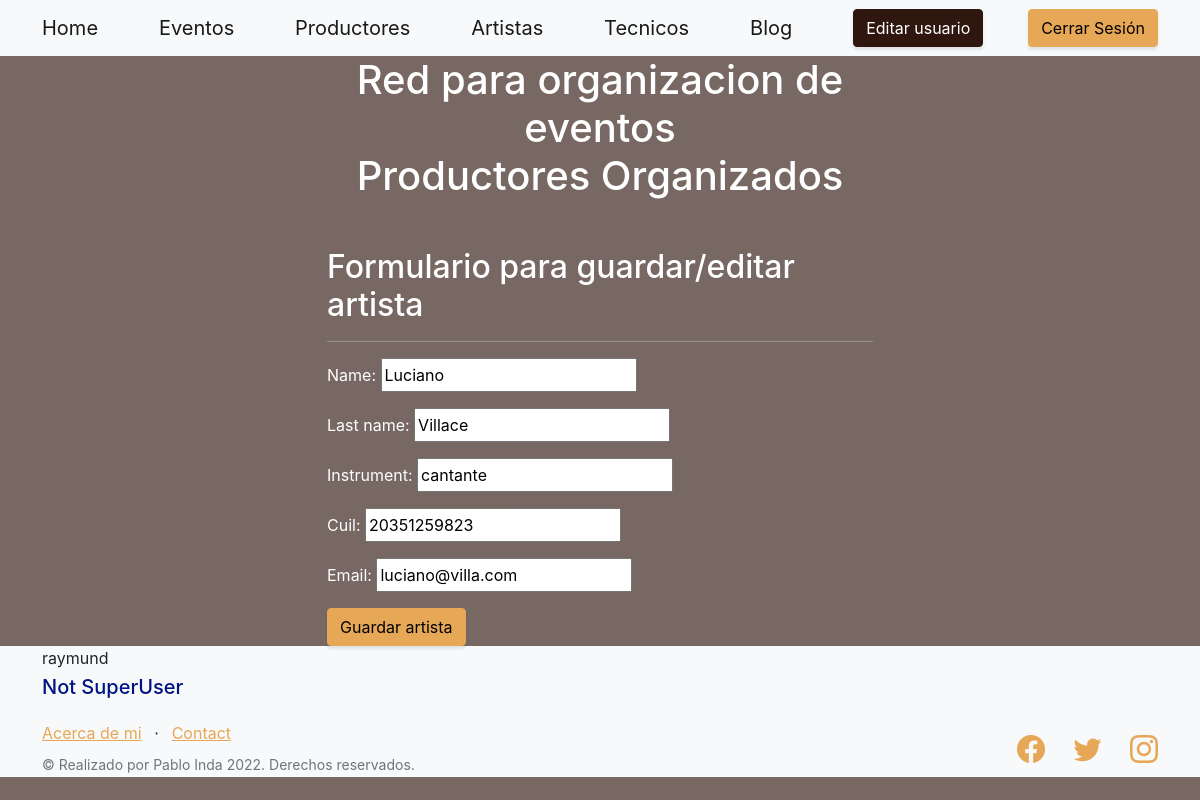
Page /artista/artista/1/update (signed in) on the committed database.
### artista/models.py (models this page shows, shortened)
class Artista(models.Model):
    name = models.CharField(max_length=40)
    last_name = models.CharField(max_length=40)
    instrument = models.CharField(max_length=40)
    cuil = models.IntegerField()
    email = models.EmailField()

### artista/views.py (the view)
# urls.py: path('artista/<int:pk>/update', views.ArtistaUpdateView.as_view(), name='artista-update'),
class ArtistaUpdateView(LoginRequiredMixin, UpdateView):
    model = Artista
    success_url = reverse_lazy('artista:artista-list')
    fields = '__all__'

### artista/templates/artista/artista_form.html (shortened to what this page needs)
{% extends "home/index.html" %}
{% load static %}
{% block entregafinal_content %}
<h2>Formulario para guardar/editar artista</h2>
<hr></hr>
<form action="" method="POST">
    {{ form.as_p }}
    <input type="submit" class="btn btn-primary" value="Guardar artista" />
</form>
{% endblock %}

### home/templates/home/index.html (shortened to what this page needs)
<!DOCTYPE html>
<html lang="en">
    <head>
        {% load static %}
        <link href="https://cdn.jsdelivr.net/npm/bootstrap-icons@1.5.0/font/bootstrap-icons.css" rel="stylesheet" type="text/css" />
        <link href="{% static 'home/css/styles.css' %}" rel="stylesheet" />
        <link rel="stylesheet" href="https://cdnjs.cloudflare.com/ajax/libs/font-awesome/4.7.0/css/font-awesome.min.css">
    </head>
    <body>
        <nav class="navbar navbar-light bg-light static-top">
            <div class="container">
                <a class="navbar-brand" href="{% url 'home:main' %}">Home</a>
                <a class="navbar-brand" href="{% url 'evento:evento-list' %}">Eventos</a>
                {% if user.is_authenticated %}
                <a class="navbar-brand" href="{% url 'productor:productor-list' %}">Productores</a>
                <a class="navbar-brand" href="{% url 'artista:artista-list' %}">Artistas</a>
                <a class="navbar-brand" href="{% url 'tecnico:tecnico-list' %}">Tecnicos</a>
                <a class="navbar-brand" href="{% url 'blog:blog-list' %}">Blog</a>
                <a class="btn btn-secondary" href="{% url 'user:user-update' %}">Editar usuario</a>
                <a class="btn btn-primary" href="{% url 'user:user-logout' %}">Cerrar Sesión</a>
                {% else %}
                <a class="btn btn-primary" href="{% url 'user:user-login' %}">Iniciar Sesión</a>
                {% endif %}
            </div>
        </nav>
        <header class="masthead">
            <div class="container position-relative">
                <div class="row justify-content-center">
                    <div class="col-xl-6">
                        <div class="text-center text-white">
                            <h1 class="mb-5">Red para organizacion de eventos <br> Productores Organizados</h1>
                            <div class="text-lg-start text-white">
                                {% block entregafinal_content %}
                                {% endblock %}
                            </div>
                        </div>
                    </div>
                </div>
            </div>
        </header>
        <footer class="footer bg-light">
            <div class="container">
                {{request.user.username}}
                {% if user.is_superuser %}
                    <h5><p style="color: rgb(0, 20, 131)" >SuperUser</p></h5>
                {% else %}
                    <h5><p style="color: rgb(0, 20, 131)" >Not SuperUser</p></h5>
                {%endif%}
            </div>
            <div class="container">
                <div class="row">
                    <div class="col-lg-6 h-100 text-center text-lg-start my-auto">
                        <ul class="list-inline mb-2">
                            <li class="list-inline-item"><a href="{% url 'home:about' %}">Acerca de mi</a></li>
                            <li class="list-inline-item">⋅</li>
                            <li class="list-inline-item"><a href="mailto:redscare.ar@gmail.com">Contact</a></li>
                        </ul>
                        <p class="text-muted small mb-4 mb-lg-0">&copy; Realizado por Pablo Inda 2022. Derechos reservados.</p>
                    </div>
                    <div class="col-lg-6 h-100 text-center text-lg-end my-auto">
                        <ul class="list-inline mb-0">
                            <li class="list-inline-item me-4">
                                <a href="https://www.facebook.com/pablo.inda/"><i class="bi-facebook fs-3"></i></a>
                            </li>
                            <li class="list-inline-item me-4">
                                <a href="https://twitter.com/Redscare_ar"><i class="bi-twitter fs-3"></i></a>
                            </li>
                            <li class="list-inline-item">
                                <a href="https://www.instagram.com/poli.redscare/"><i class="bi-instagram fs-3"></i></a>
                            </li>
                        </ul>
                    </div>
                </div>
            </div>
        </footer>
    </body>
</html>

### rows in the picture
Artista: name "Luciano", last_name "Villace", instrument "cantante", cuil "20351259823", email "luciano@villa.com"

### other values in the picture
{{ request.user.username }} "raymund"
